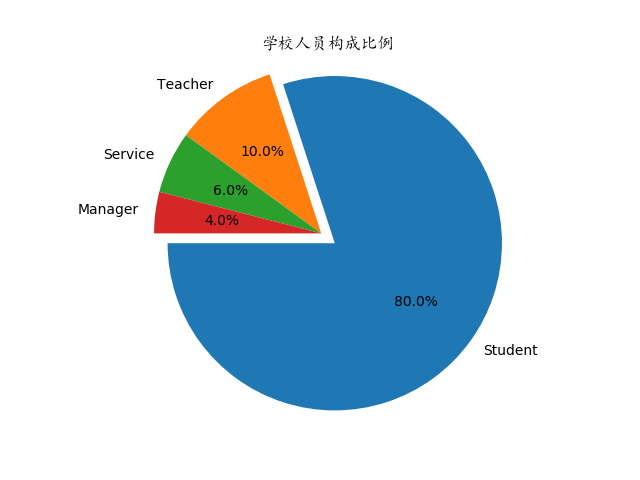

Recreate this plot in Python.
# -*- coding: utf-8 -*-
from matplotlib import pyplot as plt
plt.title("学校人员构成比例",fontproperties='Kaiti',fontsize=12)
labels = 'Student','Teacher','Service','Manager'
#设置每部分的内容
sizes = [80,10,6,4]
#设置对应部分的比例
explode = (0.1,0,0,0)
#设置对应部分的“脱离”程度
plt.pie(sizes,explode=explode,labels=labels,autopct='%.1f%%',shadow=False,startangle=180)
#绘制饼图的函数，autopct设置比例显示的样式，shadow用于设置阴影，默认为False
plt.axis('equal')
#设置饼图的形状，此处为圆形
plt.savefig("pyplot饼图的绘制")
plt.show()

